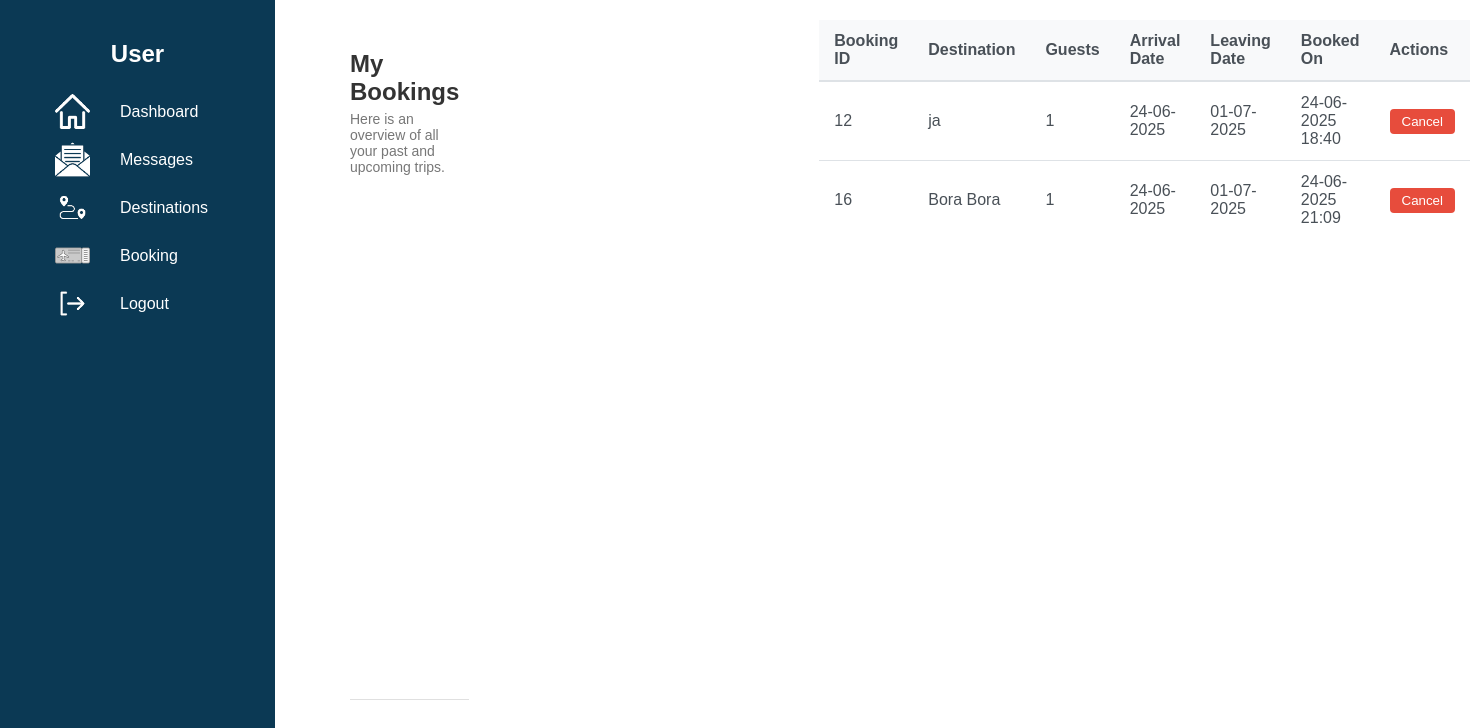
The app's page /Tropical-Tides/user-dashboard-views/bookings.php (signed in) with its own data.
### tables this page shows
CREATE TABLE `user_bookings` (
  `id` int(11) NOT NULL,
  `user_id` int(11) DEFAULT NULL,
  `naam` varchar(255) NOT NULL,
  `email` varchar(255) NOT NULL,
  `plaats` varchar(255) NOT NULL,
  `adres` varchar(255) NOT NULL,
  `telefoonnummer` varchar(20) NOT NULL,
  `personen` int(11) NOT NULL,
  `arrivals_date` date NOT NULL,
  `leaving_date` date NOT NULL,
  `booking_date` timestamp NOT NULL DEFAULT current_timestamp()
);

### Tropical-Tides/user-dashboard-views/bookings.php (the view, shortened to what this page needs)
<?php
require_once __DIR__ . '/../include/db.php';
$bookings = [];
if (isset($_SESSION['user_id'])) {
    $user_id = $_SESSION['user_id'];
    try {
        $stmt = $conn->prepare("SELECT * FROM user_bookings WHERE user_id = :user_id ORDER BY arrivals_date DESC");
        $stmt->bindParam(':user_id', $user_id, PDO::PARAM_INT);
        $stmt->execute();
        $bookings = $stmt->fetchAll(PDO::FETCH_ASSOC);
    } catch (PDOException $e) {
        $bookings = [];
    }
} else {
    $bookings = [];
}
?>
<!doctype html>
<html lang="en">
<head>
    <link rel="stylesheet" href="../assets/css/dashboard-ui.css">
    <link rel="stylesheet" href="../assets/css/style.css">
</head>
<body>
<?php include "./include/user-dashboard-sidebar.php"; ?>
<div class="main-content-header">
    <h1>My Bookings</h1>
    <p>Here is an overview of all your past and upcoming trips.</p>
</div>
<div class="table-container">
    <?php if (empty($bookings)): ?>
        <div class="alert alert-info">
            You have not made any bookings yet. <a href="../booking.php">Book your first trip now!</a>
        </div>
    <?php else: ?>
        <table class="data-table">
            <thead>
            <tr>
                <th>Booking ID</th>
                <th>Destination</th>
                <th>Guests</th>
                <th>Arrival Date</th>
                <th>Leaving Date</th>
                <th>Booked On</th>
                <th>Actions</th>
            </tr>
            </thead>
            <tbody>
            <?php foreach ($bookings as $booking): ?>
                <tr>
                    <td><?php echo htmlspecialchars($booking['id']); ?></td>
                    <td><?php echo htmlspecialchars($booking['plaats']); ?></td>
                    <td><?php echo htmlspecialchars($booking['personen']); ?></td>
                    <td><?php echo htmlspecialchars(date("d-m-Y", strtotime($booking['arrivals_date']))); ?></td>
                    <td><?php echo htmlspecialchars(date("d-m-Y", strtotime($booking['leaving_date']))); ?></td>
                    <td><?php echo htmlspecialchars(date("d-m-Y H:i", strtotime($booking['booking_date'] ?? 'now'))); ?></td>
                    <td>
                        <form method="POST" action="../include/cancel-booking.php" onsubmit="return confirm('Are you sure you want to cancel your booking?');" style="display:inline;">
                            <button type="submit" class="cancel-btn">Cancel</button>
                        </form>
                    </td>
                </tr>
            <?php endforeach; ?>
            </tbody>
        </table>
    <?php endif; ?>
</div>
</body>
</html>

### Tropical-Tides/assets/css/dashboard-ui.css (style rules this page uses)
body { margin: 0; display: flex; font-family: Arial, sans-serif; }
.main-content-header { border-bottom: 1px solid #e0e0e0; margin-bottom: 20px; padding-bottom: 15px; margin-left: 350px; margin-top: 50px; }
.main-content-header h1 { font-size: 24px; color: #333; margin: 0; }
.main-content-header p { font-size: 14px; color: #777; margin-top: 5px; }
.table-container { margin-left: 350px; }
.data-table { width: 100%; border-collapse: collapse; margin-top: 20px; }
.data-table thead tr { background-color: #f8f9fa; border-bottom: 2px solid #dee2e6; }
.data-table th { padding: 12px 15px; text-align: left; font-weight: 600; color: #495057; }
.data-table tbody tr { border-bottom: 1px solid #dee2e6; }
.data-table tbody tr:last-of-type { border-bottom: none; }
.data-table td { padding: 12px 15px; color: #495057; }

### Tropical-Tides/assets/css/style.css (style rules this page uses)
body { height: 90vh; width: 100%; margin: 0; padding: 0; }
.cancel-btn { background: #aaa; color: #fff; border: none; padding: 5px 12px; border-radius: 4px; text-decoration: none; transition: background 0.2s; }

### Tropical-Tides/user-dashboard-views/bookings.php (style rules this page uses)
.cancel-btn { background: #e74c3c; color: #fff; border: none; padding: 5px 12px; border-radius: 4px; cursor: pointer; transition: background 0.2s; }

### records on screen
user_bookings: id "12", plaats "ja", personen "1", arrivals_date "24-06-2025", leaving_date "01-07-2025", booking_date "24-06-2025 18:40"
user_bookings: id "16", plaats "Bora Bora", personen "1", arrivals_date "24-06-2025", leaving_date "01-07-2025", booking_date "24-06-2025 21:09"
